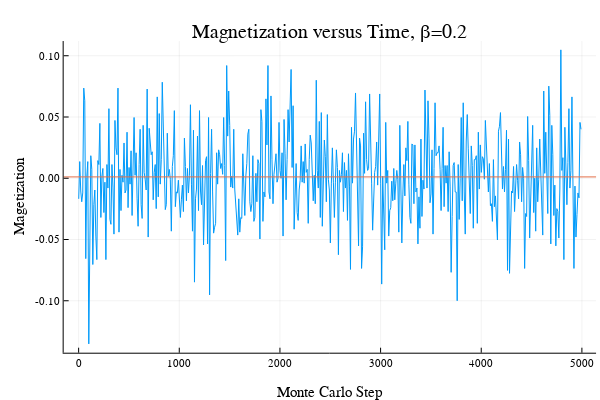

Notebook code cell kept with this figure:
### Code cell
plot(1:nskip:5000,Ma[1:500]/lt.N)
hline!([Mave])
plot!(xlabel="Monte Carlo Step"
    ,ylabel="Magetization"
    ,title="Magnetization versus Time, β=$beta",legend=false)

### Figure 1 — Plotly figure (JSON) as saved in the notebook; plotly's stock layout.template omitted (floating-point values rounded to 4 significant figures; data arrays with more than 128 entries replaced by an {"elided": "..."} marker saying what was removed)
{"data": [{"colorbar": {"title": ""}, "hoverinfo": "text", "legendgroup": "y1", "line": {"color": "rgba(0, 154, 250, 1.000)", "dash": "solid", "shape": "linear", "width": 1}, "mode": "lines", "name": "y1", "showlegend": true, "text": {"elided": "500 null values"}, "type": "scatter", "x": {"elided": "500 int values"}, "xaxis": "x1", "y": {"elided": "500 float values"}, "yaxis": "y1", "zmax": 0.1, "zmin": -0.1}, {"colorbar": {"title": ""}, "hoverinfo": "text", "legendgroup": "y2", "line": {"color": "rgba(227, 111, 71, 1.000)", "dash": "solid", "shape": "linear", "width": 1}, "mode": "lines", "name": "y2", "showlegend": true, "text": [null, null], "type": "scatter", "x": [-529100.0, 534100.0], "xaxis": "x1", "y": [0.001092, 0.001092], "yaxis": "y1", "zmax": 0.1, "zmin": -0.1}], "layout": {"annotations": [{"font": {"color": "rgba(0, 0, 0, 1.000)", "family": "sans-serif", "size": 20}, "rotation": 0, "showarrow": false, "text": "Magnetization versus Time, β=0.2", "x": 0.5498, "xanchor": "center", "xref": "paper", "y": 1, "yanchor": "top", "yref": "paper"}], "height": 400, "margin": {"b": 20, "l": 0, "r": 0, "t": 20}, "paper_bgcolor": "rgba(255, 255, 255, 1.000)", "plot_bgcolor": "rgba(255, 255, 255, 1.000)", "showlegend": false, "width": 600, "xaxis": {"anchor": "y1", "domain": [0.1061, 0.9934], "gridcolor": "rgba(0, 0, 0, 0.100)", "gridwidth": 0.5, "linecolor": "rgba(0, 0, 0, 1.000)", "mirror": false, "range": [-148.7, 5141.0], "showgrid": true, "showline": true, "showticklabels": true, "tickangle": 0, "tickcolor": "rgb(0, 0, 0)", "tickfont": {"color": "rgba(0, 0, 0, 1.000)", "family": "sans-serif", "size": 11}, "tickmode": "array", "ticks": "inside", "ticktext": ["0", "1000", "2000", "3000", "4000", "5000"], "tickvals": [0, 1000, 2000, 3000, 4000, 5000], "title": "Monte Carlo Step", "titlefont": {"color": "rgba(0, 0, 0, 1.000)", "family": "sans-serif", "size": 15}, "type": "-", "visible": true, "zeroline": false, "zerolinecolor": "rgba(0, 0, 0, 1.000)"}, "yaxis": {"anchor": "x1", "domain": [0.07581, 0.9415], "gridcolor": "rgba(0, 0, 0, 0.100)", "gridwidth": 0.5, "linecolor": "rgba(0, 0, 0, 1.000)", "mirror": false, "range": [-0.1424, 0.112], "showgrid": true, "showline": true, "showticklabels": true, "tickangle": 0, "tickcolor": "rgb(0, 0, 0)", "tickfont": {"color": "rgba(0, 0, 0, 1.000)", "family": "sans-serif", "size": 11}, "tickmode": "array", "ticks": "inside", "ticktext": ["-0.10", "-0.05", "0.00", "0.05", "0.10"], "tickvals": [-0.1, -0.05, 0, 0.05, 0.1], "title": "Magetization", "titlefont": {"color": "rgba(0, 0, 0, 1.000)", "family": "sans-serif", "size": 15}, "type": "-", "visible": true, "zeroline": false, "zerolinecolor": "rgba(0, 0, 0, 1.000)"}}}
